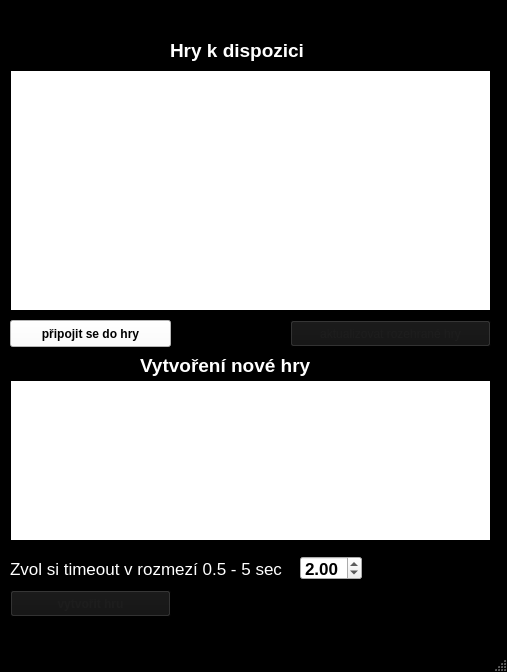
<?xml version="1.0" encoding="UTF-8"?>
<ui version="4.0">
 <class>game_setup</class>
 <widget class="QMainWindow" name="game_setup">
  <property name="geometry">
   <rect>
    <x>0</x>
    <y>0</y>
    <width>507</width>
    <height>672</height>
   </rect>
  </property>
  <property name="palette">
   <palette>
    <active>
     <colorrole role="WindowText">
      <brush brushstyle="SolidPattern">
       <color alpha="255">
        <red>255</red>
        <green>255</green>
        <blue>255</blue>
       </color>
      </brush>
     </colorrole>
     <colorrole role="Button">
      <brush brushstyle="SolidPattern">
       <color alpha="255">
        <red>18</red>
        <green>18</green>
        <blue>18</blue>
       </color>
      </brush>
     </colorrole>
     <colorrole role="Light">
      <brush brushstyle="SolidPattern">
       <color alpha="255">
        <red>68</red>
        <green>255</green>
        <blue>65</blue>
       </color>
      </brush>
     </colorrole>
     <colorrole role="Text">
      <brush brushstyle="SolidPattern">
       <color alpha="255">
        <red>255</red>
        <green>255</green>
        <blue>255</blue>
       </color>
      </brush>
     </colorrole>
     <colorrole role="BrightText">
      <brush brushstyle="SolidPattern">
       <color alpha="255">
        <red>255</red>
        <green>32</green>
        <blue>35</blue>
       </color>
      </brush>
     </colorrole>
     <colorrole role="ButtonText">
      <brush brushstyle="SolidPattern">
       <color alpha="255">
        <red>29</red>
        <green>29</green>
        <blue>29</blue>
       </color>
      </brush>
     </colorrole>
     <colorrole role="Base">
      <brush brushstyle="SolidPattern">
       <color alpha="255">
        <red>255</red>
        <green>255</green>
        <blue>255</blue>
       </color>
      </brush>
     </colorrole>
     <colorrole role="Window">
      <brush brushstyle="SolidPattern">
       <color alpha="255">
        <red>0</red>
        <green>0</green>
        <blue>0</blue>
       </color>
      </brush>
     </colorrole>
     <colorrole role="Shadow">
      <brush brushstyle="SolidPattern">
       <color alpha="255">
        <red>0</red>
        <green>85</green>
        <blue>255</blue>
       </color>
      </brush>
     </colorrole>
     <colorrole role="ToolTipText">
      <brush brushstyle="SolidPattern">
       <color alpha="255">
        <red>255</red>
        <green>255</green>
        <blue>0</blue>
       </color>
      </brush>
     </colorrole>
    </active>
    <inactive>
     <colorrole role="WindowText">
      <brush brushstyle="SolidPattern">
       <color alpha="255">
        <red>255</red>
        <green>255</green>
        <blue>255</blue>
       </color>
      </brush>
     </colorrole>
     <colorrole role="Button">
      <brush brushstyle="SolidPattern">
       <color alpha="255">
        <red>18</red>
        <green>18</green>
        <blue>18</blue>
       </color>
      </brush>
     </colorrole>
     <colorrole role="Light">
      <brush brushstyle="SolidPattern">
       <color alpha="255">
        <red>68</red>
        <green>255</green>
        <blue>65</blue>
       </color>
      </brush>
     </colorrole>
     <colorrole role="Text">
      <brush brushstyle="SolidPattern">
       <color alpha="255">
        <red>255</red>
        <green>255</green>
        <blue>255</blue>
       </color>
      </brush>
     </colorrole>
     <colorrole role="BrightText">
      <brush brushstyle="SolidPattern">
       <color alpha="255">
        <red>255</red>
        <green>32</green>
        <blue>35</blue>
       </color>
      </brush>
     </colorrole>
     <colorrole role="ButtonText">
      <brush brushstyle="SolidPattern">
       <color alpha="255">
        <red>29</red>
        <green>29</green>
        <blue>29</blue>
       </color>
      </brush>
     </colorrole>
     <colorrole role="Base">
      <brush brushstyle="SolidPattern">
       <color alpha="255">
        <red>255</red>
        <green>255</green>
        <blue>255</blue>
       </color>
      </brush>
     </colorrole>
     <colorrole role="Window">
      <brush brushstyle="SolidPattern">
       <color alpha="255">
        <red>0</red>
        <green>0</green>
        <blue>0</blue>
       </color>
      </brush>
     </colorrole>
     <colorrole role="Shadow">
      <brush brushstyle="SolidPattern">
       <color alpha="255">
        <red>0</red>
        <green>85</green>
        <blue>255</blue>
       </color>
      </brush>
     </colorrole>
     <colorrole role="ToolTipText">
      <brush brushstyle="SolidPattern">
       <color alpha="255">
        <red>255</red>
        <green>255</green>
        <blue>0</blue>
       </color>
      </brush>
     </colorrole>
    </inactive>
    <disabled>
     <colorrole role="WindowText">
      <brush brushstyle="SolidPattern">
       <color alpha="255">
        <red>159</red>
        <green>158</green>
        <blue>158</blue>
       </color>
      </brush>
     </colorrole>
     <colorrole role="Button">
      <brush brushstyle="SolidPattern">
       <color alpha="255">
        <red>18</red>
        <green>18</green>
        <blue>18</blue>
       </color>
      </brush>
     </colorrole>
     <colorrole role="Light">
      <brush brushstyle="SolidPattern">
       <color alpha="255">
        <red>68</red>
        <green>255</green>
        <blue>65</blue>
       </color>
      </brush>
     </colorrole>
     <colorrole role="Text">
      <brush brushstyle="SolidPattern">
       <color alpha="255">
        <red>159</red>
        <green>158</green>
        <blue>158</blue>
       </color>
      </brush>
     </colorrole>
     <colorrole role="BrightText">
      <brush brushstyle="SolidPattern">
       <color alpha="255">
        <red>255</red>
        <green>32</green>
        <blue>35</blue>
       </color>
      </brush>
     </colorrole>
     <colorrole role="ButtonText">
      <brush brushstyle="SolidPattern">
       <color alpha="255">
        <red>159</red>
        <green>158</green>
        <blue>158</blue>
       </color>
      </brush>
     </colorrole>
     <colorrole role="Base">
      <brush brushstyle="SolidPattern">
       <color alpha="255">
        <red>0</red>
        <green>0</green>
        <blue>0</blue>
       </color>
      </brush>
     </colorrole>
     <colorrole role="Window">
      <brush brushstyle="SolidPattern">
       <color alpha="255">
        <red>0</red>
        <green>0</green>
        <blue>0</blue>
       </color>
      </brush>
     </colorrole>
     <colorrole role="Shadow">
      <brush brushstyle="SolidPattern">
       <color alpha="255">
        <red>0</red>
        <green>85</green>
        <blue>255</blue>
       </color>
      </brush>
     </colorrole>
     <colorrole role="ToolTipText">
      <brush brushstyle="SolidPattern">
       <color alpha="255">
        <red>255</red>
        <green>255</green>
        <blue>0</blue>
       </color>
      </brush>
     </colorrole>
    </disabled>
   </palette>
  </property>
  <property name="windowTitle">
   <string>Bludiště 2014</string>
  </property>
  <widget class="QWidget" name="centralWidget">
   <widget class="QLabel" name="label">
    <property name="geometry">
     <rect>
      <x>170</x>
      <y>40</y>
      <width>161</width>
      <height>21</height>
     </rect>
    </property>
    <property name="font">
     <font>
      <pointsize>14</pointsize>
      <weight>75</weight>
      <bold>true</bold>
     </font>
    </property>
    <property name="text">
     <string>Hry k dispozici</string>
    </property>
   </widget>
   <widget class="QPushButton" name="connect_game_button">
    <property name="geometry">
     <rect>
      <x>10</x>
      <y>320</y>
      <width>161</width>
      <height>27</height>
     </rect>
    </property>
    <property name="palette">
     <palette>
      <active>
       <colorrole role="Button">
        <brush brushstyle="SolidPattern">
         <color alpha="255">
          <red>255</red>
          <green>255</green>
          <blue>255</blue>
         </color>
        </brush>
       </colorrole>
       <colorrole role="Base">
        <brush brushstyle="SolidPattern">
         <color alpha="255">
          <red>255</red>
          <green>255</green>
          <blue>255</blue>
         </color>
        </brush>
       </colorrole>
       <colorrole role="Window">
        <brush brushstyle="SolidPattern">
         <color alpha="255">
          <red>255</red>
          <green>255</green>
          <blue>255</blue>
         </color>
        </brush>
       </colorrole>
      </active>
      <inactive>
       <colorrole role="Button">
        <brush brushstyle="SolidPattern">
         <color alpha="255">
          <red>255</red>
          <green>255</green>
          <blue>255</blue>
         </color>
        </brush>
       </colorrole>
       <colorrole role="Base">
        <brush brushstyle="SolidPattern">
         <color alpha="255">
          <red>255</red>
          <green>255</green>
          <blue>255</blue>
         </color>
        </brush>
       </colorrole>
       <colorrole role="Window">
        <brush brushstyle="SolidPattern">
         <color alpha="255">
          <red>255</red>
          <green>255</green>
          <blue>255</blue>
         </color>
        </brush>
       </colorrole>
      </inactive>
      <disabled>
       <colorrole role="Button">
        <brush brushstyle="SolidPattern">
         <color alpha="255">
          <red>255</red>
          <green>255</green>
          <blue>255</blue>
         </color>
        </brush>
       </colorrole>
       <colorrole role="Base">
        <brush brushstyle="SolidPattern">
         <color alpha="255">
          <red>255</red>
          <green>255</green>
          <blue>255</blue>
         </color>
        </brush>
       </colorrole>
       <colorrole role="Window">
        <brush brushstyle="SolidPattern">
         <color alpha="255">
          <red>255</red>
          <green>255</green>
          <blue>255</blue>
         </color>
        </brush>
       </colorrole>
      </disabled>
     </palette>
    </property>
    <property name="font">
     <font>
      <weight>75</weight>
      <bold>true</bold>
     </font>
    </property>
    <property name="autoFillBackground">
     <bool>false</bool>
    </property>
    <property name="styleSheet">
     <string notr="true">background-color: rgb(255, 255, 255)</string>
    </property>
    <property name="text">
     <string>připojit se do hry</string>
    </property>
   </widget>
   <widget class="QLabel" name="label_2">
    <property name="geometry">
     <rect>
      <x>140</x>
      <y>350</y>
      <width>241</width>
      <height>31</height>
     </rect>
    </property>
    <property name="font">
     <font>
      <pointsize>14</pointsize>
      <weight>75</weight>
      <bold>true</bold>
     </font>
    </property>
    <property name="text">
     <string>Vytvoření nové hry</string>
    </property>
   </widget>
   <widget class="QPushButton" name="create_game_button">
    <property name="geometry">
     <rect>
      <x>10</x>
      <y>590</y>
      <width>161</width>
      <height>27</height>
     </rect>
    </property>
    <property name="font">
     <font>
      <weight>75</weight>
      <bold>true</bold>
     </font>
    </property>
    <property name="text">
     <string>vytvořit hru</string>
    </property>
   </widget>
   <widget class="QPushButton" name="refresh_button">
    <property name="geometry">
     <rect>
      <x>290</x>
      <y>320</y>
      <width>201</width>
      <height>27</height>
     </rect>
    </property>
    <property name="text">
     <string>aktualizovat rozehrané hry</string>
    </property>
   </widget>
   <widget class="QListWidget" name="games_viewer">
    <property name="geometry">
     <rect>
      <x>10</x>
      <y>70</y>
      <width>481</width>
      <height>241</height>
     </rect>
    </property>
    <property name="palette">
     <palette>
      <active>
       <colorrole role="Text">
        <brush brushstyle="SolidPattern">
         <color alpha="255">
          <red>0</red>
          <green>0</green>
          <blue>0</blue>
         </color>
        </brush>
       </colorrole>
      </active>
      <inactive>
       <colorrole role="Text">
        <brush brushstyle="SolidPattern">
         <color alpha="255">
          <red>0</red>
          <green>0</green>
          <blue>0</blue>
         </color>
        </brush>
       </colorrole>
      </inactive>
      <disabled>
       <colorrole role="Text">
        <brush brushstyle="SolidPattern">
         <color alpha="255">
          <red>159</red>
          <green>158</green>
          <blue>158</blue>
         </color>
        </brush>
       </colorrole>
      </disabled>
     </palette>
    </property>
   </widget>
   <widget class="QListWidget" name="maps_list">
    <property name="geometry">
     <rect>
      <x>10</x>
      <y>380</y>
      <width>481</width>
      <height>161</height>
     </rect>
    </property>
    <property name="palette">
     <palette>
      <active>
       <colorrole role="Text">
        <brush brushstyle="SolidPattern">
         <color alpha="255">
          <red>0</red>
          <green>0</green>
          <blue>0</blue>
         </color>
        </brush>
       </colorrole>
      </active>
      <inactive>
       <colorrole role="Text">
        <brush brushstyle="SolidPattern">
         <color alpha="255">
          <red>0</red>
          <green>0</green>
          <blue>0</blue>
         </color>
        </brush>
       </colorrole>
      </inactive>
      <disabled>
       <colorrole role="Text">
        <brush brushstyle="SolidPattern">
         <color alpha="255">
          <red>159</red>
          <green>158</green>
          <blue>158</blue>
         </color>
        </brush>
       </colorrole>
      </disabled>
     </palette>
    </property>
   </widget>
   <widget class="QLabel" name="when_error_label">
    <property name="geometry">
     <rect>
      <x>10</x>
      <y>10</y>
      <width>481</width>
      <height>20</height>
     </rect>
    </property>
    <property name="font">
     <font>
      <pointsize>13</pointsize>
      <weight>75</weight>
      <bold>true</bold>
     </font>
    </property>
    <property name="styleSheet">
     <string notr="true">color: red</string>
    </property>
    <property name="text">
     <string/>
    </property>
   </widget>
   <widget class="QLabel" name="label_3">
    <property name="geometry">
     <rect>
      <x>10</x>
      <y>560</y>
      <width>281</width>
      <height>17</height>
     </rect>
    </property>
    <property name="font">
     <font>
      <pointsize>13</pointsize>
     </font>
    </property>
    <property name="text">
     <string>Zvol si timeout v rozmezí 0.5 - 5 sec</string>
    </property>
   </widget>
   <widget class="QDoubleSpinBox" name="timeout_edit">
    <property name="geometry">
     <rect>
      <x>300</x>
      <y>556</y>
      <width>62</width>
      <height>24</height>
     </rect>
    </property>
    <property name="font">
     <font>
      <pointsize>13</pointsize>
      <weight>75</weight>
      <bold>true</bold>
     </font>
    </property>
    <property name="styleSheet">
     <string notr="true">color: black</string>
    </property>
    <property name="minimum">
     <double>0.500000000000000</double>
    </property>
    <property name="maximum">
     <double>5.000000000000000</double>
    </property>
    <property name="singleStep">
     <double>0.500000000000000</double>
    </property>
    <property name="value">
     <double>2.000000000000000</double>
    </property>
   </widget>
  </widget>
  <widget class="QMenuBar" name="menuBar">
   <property name="geometry">
    <rect>
     <x>0</x>
     <y>0</y>
     <width>507</width>
     <height>25</height>
    </rect>
   </property>
  </widget>
  <widget class="QStatusBar" name="statusBar"/>
 </widget>
 <layoutdefault spacing="6" margin="11"/>
 <resources/>
 <connections/>
</ui>
